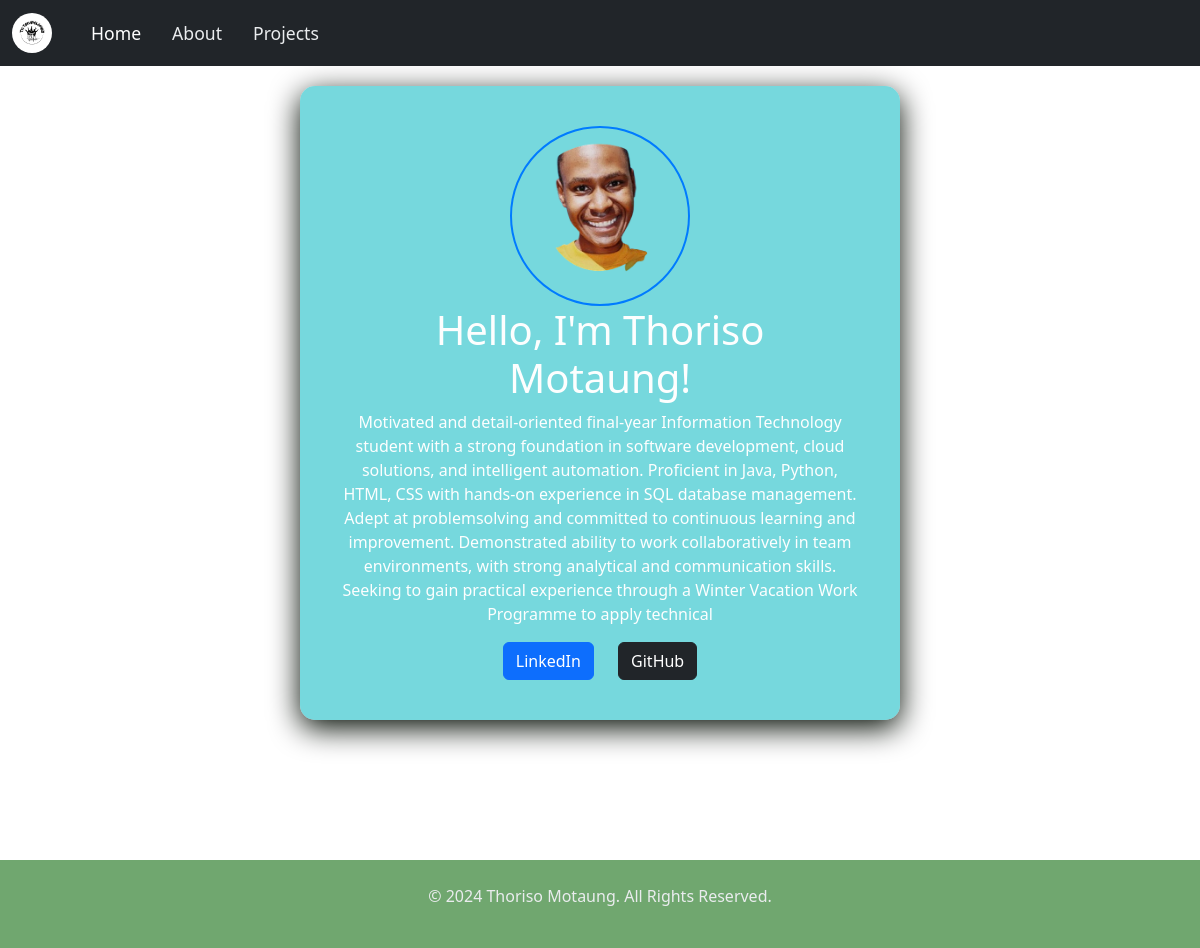
Before: / with the older database file.
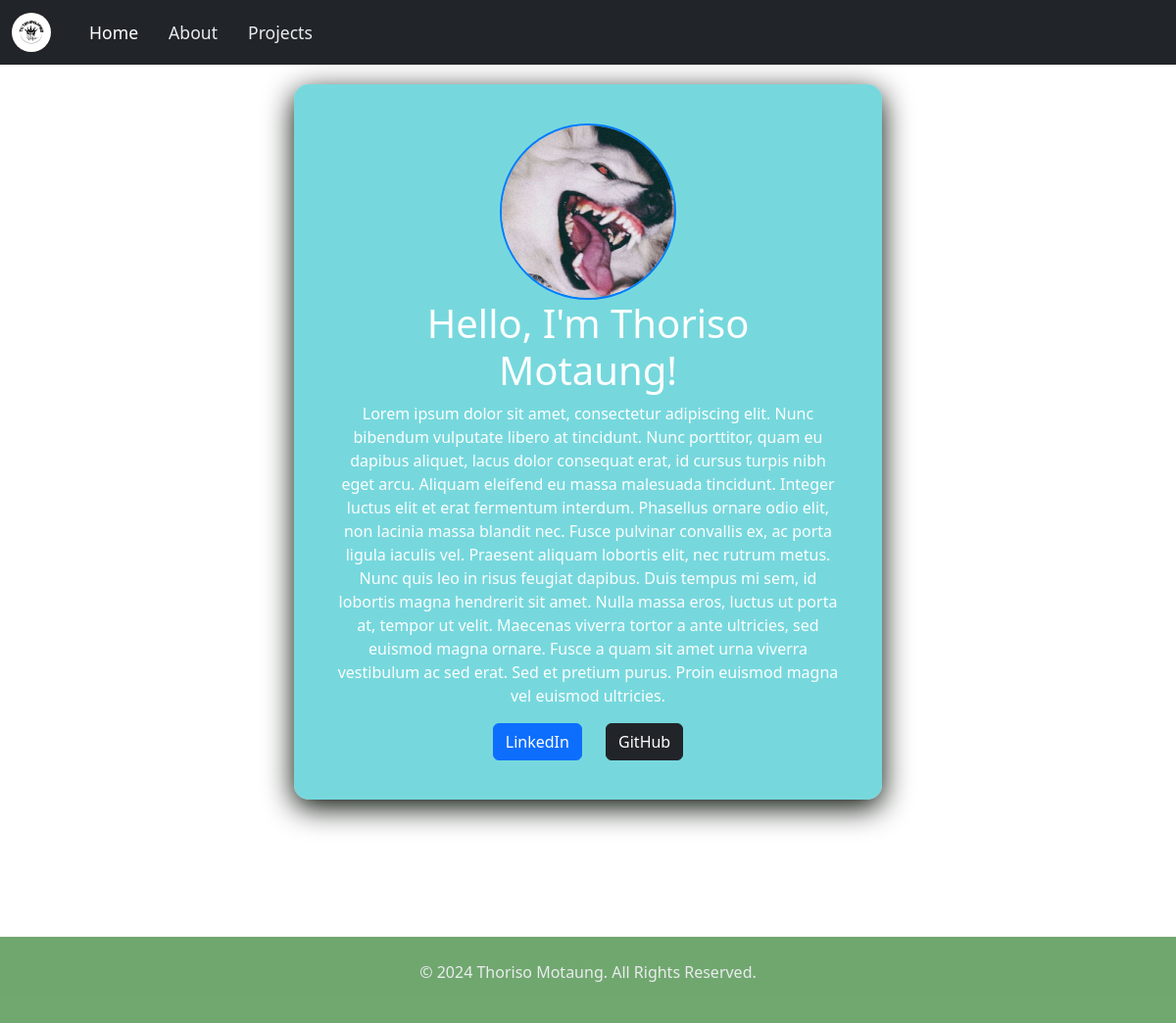
After: the same page with the newer database file.
### resume/models.py (models this page shows, shortened)
class Resume(models.Model):
    name = models.CharField(max_length=100)
    bio = models.TextField()
    linkedin = models.URLField(blank=True, null=True)
    github = models.URLField(blank=True, null=True)
    image = models.ImageField(upload_to='profile_pics/', default='default.jpg')

### resume/views.py (the view)
# urls.py: 2. Add a URL to urlpatterns:  path('', views.home, name='home')
def home(request):
    resume = Resume.objects.first()
    return render(request, 'home.html', {'resume':resume})

### resume/templates/home.html
{% extends 'base.html' %}
{% load static %}
{% block content %}
<div class="text-center custom-section">
    <img src="{{ resume.image.url }}" alt="{{ resume.name }}" class="profile-picture">
    <h1>Hello, I'm {{ resume.name }}!</h1>
    <p>{{ resume.bio }}</p>
    <div class="social-links">
        {% if resume.linkedin %}
            <a href="{{ resume.linkedin }}" target="_blank">
                <button type="button" class="btn btn-primary">LinkedIn</button>
            </a>
        {% endif %}
        {% if resume.github %}
            <a href="{{ resume.github }}" target="_blank">
                <button type="button" class="btn btn-dark">GitHub</button>
            </a>
        {% endif %}
    </div>
</div>
{% endblock %}

### resume/templates/base.html (shortened to what this page needs)
<!DOCTYPE html>
{% load static %}
<html lang="en">
<head>
    <link rel="stylesheet" href="{% static 'css/styles.css' %}">
</head>
<body>
    {% include 'header.html' %}
    <div class="container">
        {% block content %}{% endblock %}
    </div>
    {% include 'footer.html' %}
</body>
</html>

### resume/templates/header.html (shortened to what this page needs)
{% load static %}
<head>
    <link href="https://cdn.jsdelivr.net/npm/bootstrap@5.3.3/dist/css/bootstrap.min.css" rel="stylesheet">
</head>
<nav class="navbar navbar-expand-sm bg-dark navbar-dark">
    <div class="container-fluid">
        <a class="navbar-brand" href="#">
            <img src="{% static '1.png' %}" alt="Avatar" style="width:40px;" class="rounded-pill">
        </a>
        <div class="collapse navbar-collapse" id="collapsibleNavbar">
            <ul class="navbar-nav">
                <li class="nav-item">
                    <a class="nav-link active" href="{% url 'home' %}">Home</a>
                </li>
                <li class="nav-item">
                    <a class="nav-link" href="{% url 'about' %}">About</a>
                </li>
                <li class="nav-item">
                    <a class="nav-link" href="{% url 'projects' %}">Projects</a>
                </li>
            </ul>
        </div>
    </div>
</nav>

### resume/templates/footer.html
<br/>
<br/>
<br/>
<br/>
<br/>
<footer class="text-center py-4">
    {% load static %}
    <p>&copy; 2024 Thoriso Motaung. All Rights Reserved.</p>
</footer>

### resume/static/css/styles.css (style rules this page uses)
body { background-color: #436a93; font-family: 'Poppins', sans-serif; color: #c87070; }
header, footer { background-color: #448c42c2; color: #EAECEE; padding: 10px 20px; text-align: center; }
.profile-picture { border-radius: 90%; width: 180px; height: 180px; object-fit: cover; border: 2px solid #007BFF; transition: transform 0.3s ease; }
.custom-section { background-color: #26c1c9a0; padding: 40px; border-radius: 15px; box-shadow: 0 8px 30px rgba(0, 10, 0, 1.1); margin: 20px auto; max-width: 600px; text-align: center; color: #FDFEFE; transition: transform 0.3s ease; }
.btn-primary { background-color: #28a745; border: none; color: #FFFFFF; }
.social-links a { margin: 0 10px; text-decoration: none; color: #007BFF; font-weight: bold; }
.navbar-brand { font-size: 1.5rem; font-weight: bold; color: #EAECEE; margin-right: 20px; }
.navbar-nav .nav-link { font-size: 1.1rem; color: #EAECEE; margin-left: 15px; font-weight: 500; transition: color 0.3s ease; }

Changed rows visible on the page:
changed Resume "Thoriso Motaung": image: a different picture; bio "Motivated and detail-oriented final-year Information Technology student with a strong foundation in software development, cloud solutions, and intelligent automation. Proficient in Java, Python, HTML, CSS with hands-on experience in SQL database management. Adept at problemsolving and committed to continuous learning and improvement. Demonstrated ability to work collaboratively in team environments, with strong analytical and communication skills. Seeking to gain practical experience through a Winter Vacation Work Programme to apply technical" → "Lorem ipsum dolor sit amet, consectetur adipiscing elit. Nunc bibendum vulputate libero at tincidunt. Nunc porttitor, quam eu dapibus aliquet, lacus dolor consequat erat, id cursus turpis nibh eget arcu. Aliquam eleifend eu massa malesuada tincidunt. Integer luctus elit et erat fermentum interdum. Phasellus ornare odio elit, non lacinia massa blandit nec. Fusce pulvinar convallis ex, ac porta ligula iaculis vel. Praesent aliquam lobortis elit, nec rutrum metus. Nunc quis leo in risus feugiat dapibus. Duis tempus mi sem, id lobortis magna hendrerit sit amet. Nulla massa eros, luctus ut porta at, tempor ut velit. Maecenas viverra tortor a ante ultricies, sed euismod magna ornare. Fusce a quam…"
